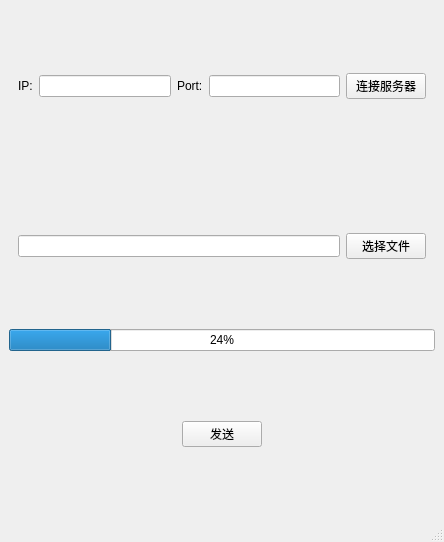
<?xml version="1.0" encoding="UTF-8"?>
<ui version="4.0">
 <class>MainWindow</class>
 <widget class="QMainWindow" name="MainWindow">
  <property name="geometry">
   <rect>
    <x>0</x>
    <y>0</y>
    <width>444</width>
    <height>542</height>
   </rect>
  </property>
  <property name="windowTitle">
   <string>MainWindow</string>
  </property>
  <widget class="QWidget" name="centralwidget">
   <layout class="QVBoxLayout" name="verticalLayout">
    <item>
     <widget class="QWidget" name="widget" native="true">
      <layout class="QHBoxLayout" name="horizontalLayout">
       <item>
        <widget class="QLabel" name="label">
         <property name="text">
          <string>IP:</string>
         </property>
        </widget>
       </item>
       <item>
        <widget class="QLineEdit" name="lineEditIP"/>
       </item>
       <item>
        <widget class="QLabel" name="label_2">
         <property name="text">
          <string>Port:</string>
         </property>
        </widget>
       </item>
       <item>
        <widget class="QLineEdit" name="lineEditPort"/>
       </item>
       <item>
        <widget class="QPushButton" name="pushButtonConnectServer">
         <property name="text">
          <string>连接服务器</string>
         </property>
        </widget>
       </item>
      </layout>
     </widget>
    </item>
    <item>
     <widget class="QWidget" name="widget_2" native="true">
      <layout class="QHBoxLayout" name="horizontalLayout_2">
       <item>
        <widget class="QLineEdit" name="lineEditFilePath"/>
       </item>
       <item>
        <widget class="QPushButton" name="pushButtonSelectFile">
         <property name="text">
          <string>选择文件</string>
         </property>
        </widget>
       </item>
      </layout>
     </widget>
    </item>
    <item>
     <widget class="QProgressBar" name="progressBar">
      <property name="value">
       <number>24</number>
      </property>
     </widget>
    </item>
    <item>
     <widget class="QWidget" name="widget_3" native="true">
      <layout class="QHBoxLayout" name="horizontalLayout_3">
       <item>
        <spacer name="horizontalSpacer_2">
         <property name="orientation">
          <enum>Qt::Horizontal</enum>
         </property>
         <property name="sizeHint" stdset="0">
          <size>
           <width>153</width>
           <height>20</height>
          </size>
         </property>
        </spacer>
       </item>
       <item>
        <widget class="QPushButton" name="pushButtonSendFile">
         <property name="text">
          <string>发送</string>
         </property>
        </widget>
       </item>
       <item>
        <spacer name="horizontalSpacer_3">
         <property name="orientation">
          <enum>Qt::Horizontal</enum>
         </property>
         <property name="sizeHint" stdset="0">
          <size>
           <width>152</width>
           <height>20</height>
          </size>
         </property>
        </spacer>
       </item>
      </layout>
     </widget>
    </item>
   </layout>
  </widget>
  <widget class="QMenuBar" name="menubar">
   <property name="geometry">
    <rect>
     <x>0</x>
     <y>0</y>
     <width>444</width>
     <height>21</height>
    </rect>
   </property>
  </widget>
  <widget class="QStatusBar" name="statusbar"/>
 </widget>
 <resources/>
 <connections/>
</ui>
